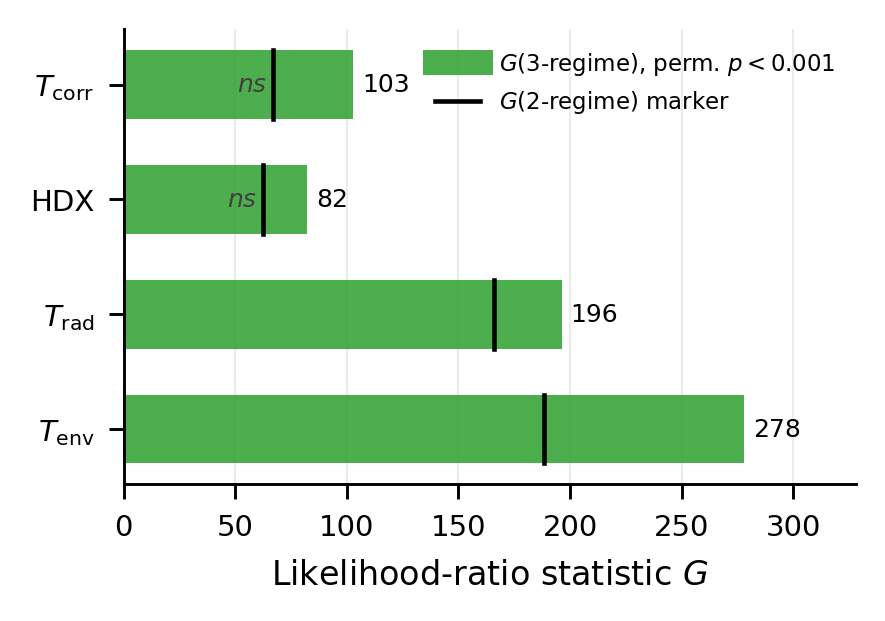

The script that drew this image:
"""F4 - Likelihood-ratio scan: 3 vs 2 regimes per coordinate.
Horizontal barplot, one bar per coordinate showing G(3-regime); inner segment marks G(2-regime).
Bar colour: green if p_walkperm_3reg < 0.001, yellow if <0.05, red if >=0.05 (all green here).
'ns' annotation on the 2-regime segment for T_corr and HDX (p_perm2 ~ 0.06-0.09).
Numbers frozen from coordinate_comparison.ipynb (pipeline §6). Size 8x5 cm. PNG+PDF."""
import numpy as np
import pandas as pd
import os
import matplotlib.pyplot as plt
from _common import set_style, save, CM, HERE

set_style()

# frozen scan-G table (pipeline §6). If a scanG_all.csv is dropped in later, it is used.
FROZEN = pd.DataFrame([
    {"coord": "T_corr", "G2": 66.8,  "G3": 102.9, "dG": 36.1, "p_chi2": 1.5e-8,
     "p_perm2": 0.085, "p_perm3": 0.0009},
    {"coord": "HDX",    "G2": 62.3,  "G3": 82.4,  "dG": 20.1, "p_chi2": 4.3e-5,
     "p_perm2": 0.055, "p_perm3": 0.0009},
    {"coord": "T_rad",  "G2": 165.8, "G3": 196.2, "dG": 30.4, "p_chi2": 2.5e-7,
     "p_perm2": 0.0009, "p_perm3": 0.0009},
    {"coord": "T_env",  "G2": 188.3, "G3": 278.0, "dG": 89.7, "p_chi2": 3.3e-20,
     "p_perm2": 0.0009, "p_perm3": 0.0009},
])

csv_path = os.path.join(HERE, "..", "data", "scanG_all.csv")
data = pd.read_csv(csv_path) if os.path.exists(csv_path) else FROZEN

DISP = {"T_corr": r"$T_{\rm corr}$", "HDX": "HDX",
        "T_rad": r"$T_{\rm rad}$", "T_env": r"$T_{\rm env}$"}
order = ["T_corr", "HDX", "T_rad", "T_env"]
data = data.set_index("coord").reindex(order).reset_index()


def bar_colour(p3):
    if p3 < 0.001:
        return "#2ca02c"   # green
    if p3 < 0.05:
        return "#e6c700"   # yellow
    return "#d62728"       # red


fig, ax = plt.subplots(figsize=(8 * CM, 5 * CM))
y = np.arange(len(order))[::-1]

for yi, (_, r) in zip(y, data.iterrows()):
    col = bar_colour(r["p_perm3"])
    # full bar = G(3)
    ax.barh(yi, r["G3"], color=col, alpha=0.85, height=0.6, zorder=2)
    # inner segment = G(2)
    ax.barh(yi, r["G2"], color="black", alpha=0.0, height=0.6, zorder=3,
            edgecolor="black", lw=0.0)
    ax.plot([r["G2"], r["G2"]], [yi - 0.30, yi + 0.30], color="black", lw=1.1, zorder=4)
    # label G3 value at bar end
    ax.text(r["G3"] + 4, yi, f"{r['G3']:.0f}", va="center", fontsize=6)
    # 'ns' annotation for marginal 2-regime
    if r["p_perm2"] >= 0.05:
        ax.text(r["G2"] - 3, yi, "ns", va="center", ha="right",
                fontsize=6, color="0.25", style="italic")

ax.set_yticks(y)
ax.set_yticklabels([DISP[c] for c in order])
ax.set_xlabel(r"Likelihood-ratio statistic $G$")
ax.set_xlim(0, data["G3"].max() * 1.18)
ax.grid(axis="x", color="0.92", lw=0.5)
ax.set_axisbelow(True)

# legend
from matplotlib.lines import Line2D
handles = [
    Line2D([0], [0], color="#2ca02c", lw=6, alpha=0.85, label=r"$G$(3-regime), perm. $p<0.001$"),
    Line2D([0], [0], color="black", lw=1.1, label=r"$G$(2-regime) marker"),
]
ax.legend(handles=handles, loc="upper right", frameon=False, fontsize=5.5)

save(fig, "F4_scanG_barplot")
